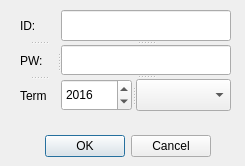
<?xml version="1.0" encoding="UTF-8"?>
<ui version="4.0">
 <class>Dialog</class>
 <widget class="QDialog" name="Dialog">
  <property name="geometry">
   <rect>
    <x>0</x>
    <y>0</y>
    <width>245</width>
    <height>166</height>
   </rect>
  </property>
  <property name="windowTitle">
   <string>Dialog</string>
  </property>
  <widget class="QDialogButtonBox" name="buttonBox">
   <property name="geometry">
    <rect>
     <x>30</x>
     <y>130</y>
     <width>181</width>
     <height>32</height>
    </rect>
   </property>
   <property name="orientation">
    <enum>Qt::Horizontal</enum>
   </property>
   <property name="standardButtons">
    <set>QDialogButtonBox::Cancel|QDialogButtonBox::Ok</set>
   </property>
  </widget>
  <widget class="QSplitter" name="splitter_4">
   <property name="geometry">
    <rect>
     <x>20</x>
     <y>10</y>
     <width>211</width>
     <height>101</height>
    </rect>
   </property>
   <property name="orientation">
    <enum>Qt::Horizontal</enum>
   </property>
   <widget class="QSplitter" name="splitter_3">
    <property name="orientation">
     <enum>Qt::Vertical</enum>
    </property>
    <widget class="QLabel" name="label">
     <property name="text">
      <string>ID:</string>
     </property>
    </widget>
    <widget class="QLabel" name="label_2">
     <property name="text">
      <string>PW:</string>
     </property>
    </widget>
    <widget class="QLabel" name="label_3">
     <property name="text">
      <string>Term</string>
     </property>
    </widget>
   </widget>
   <widget class="QSplitter" name="splitter_2">
    <property name="orientation">
     <enum>Qt::Vertical</enum>
    </property>
    <widget class="QLineEdit" name="idEdit"/>
    <widget class="QLineEdit" name="pwEdit"/>
    <widget class="QSplitter" name="splitter">
     <property name="orientation">
      <enum>Qt::Horizontal</enum>
     </property>
     <widget class="QSpinBox" name="yearBox">
      <property name="minimum">
       <number>0</number>
      </property>
      <property name="maximum">
       <number>9999</number>
      </property>
      <property name="value">
       <number>2016</number>
      </property>
     </widget>
     <widget class="QComboBox" name="termBox"/>
    </widget>
   </widget>
  </widget>
 </widget>
 <resources/>
 <connections>
  <connection>
   <sender>buttonBox</sender>
   <signal>accepted()</signal>
   <receiver>Dialog</receiver>
   <slot>accept()</slot>
   <hints>
    <hint type="sourcelabel">
     <x>248</x>
     <y>254</y>
    </hint>
    <hint type="destinationlabel">
     <x>157</x>
     <y>274</y>
    </hint>
   </hints>
  </connection>
  <connection>
   <sender>buttonBox</sender>
   <signal>rejected()</signal>
   <receiver>Dialog</receiver>
   <slot>reject()</slot>
   <hints>
    <hint type="sourcelabel">
     <x>316</x>
     <y>260</y>
    </hint>
    <hint type="destinationlabel">
     <x>286</x>
     <y>274</y>
    </hint>
   </hints>
  </connection>
 </connections>
</ui>
